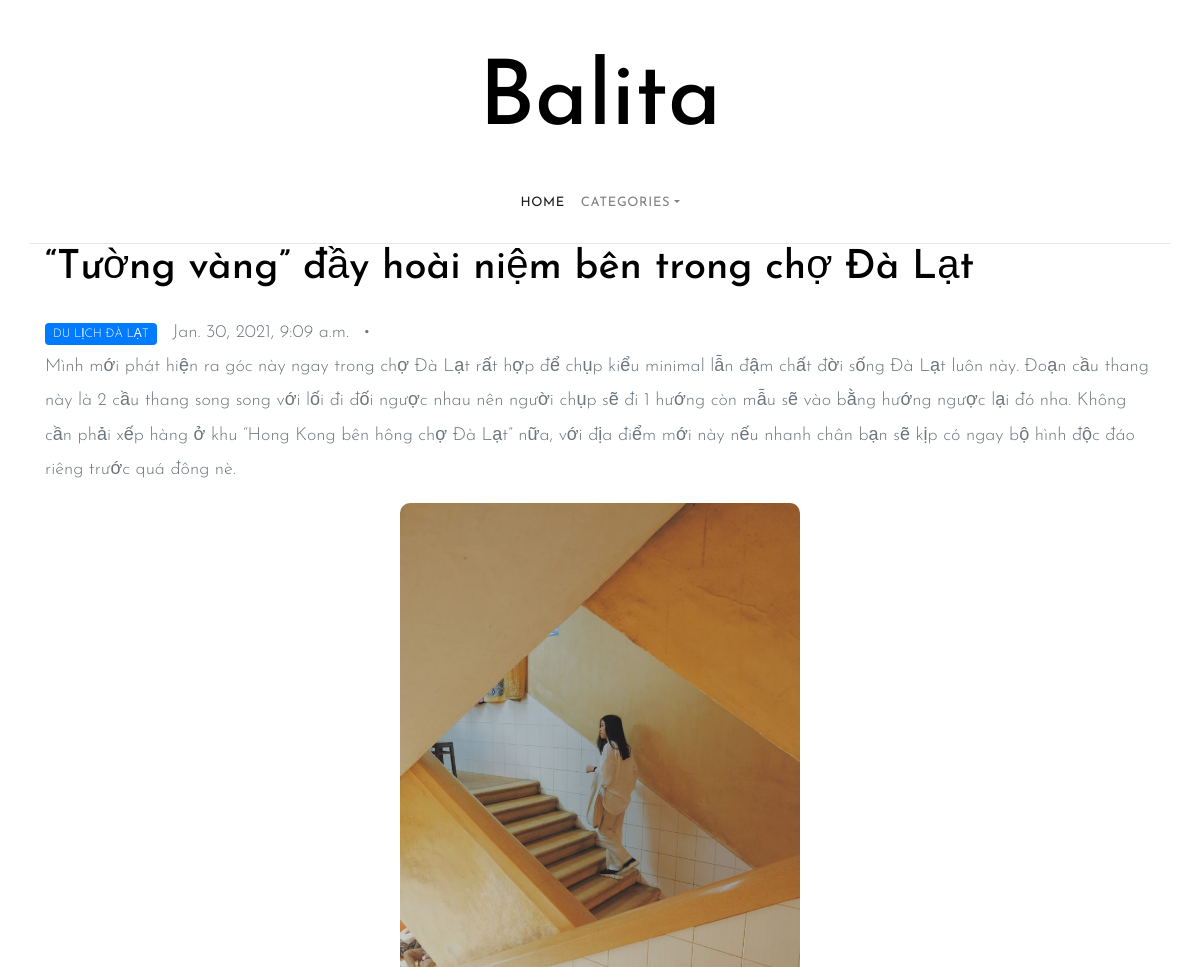
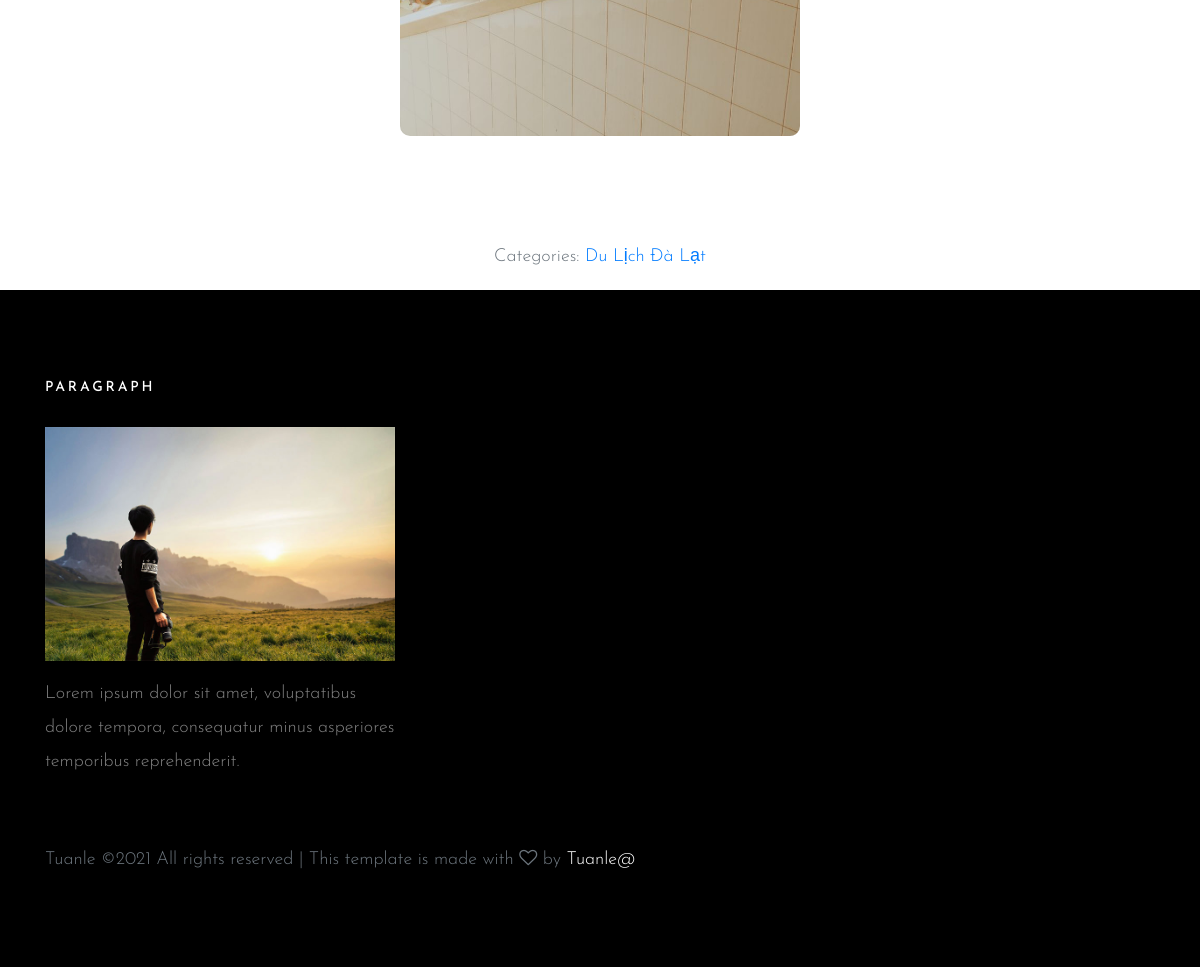
The app's page /detail/7 with its own data (2 pictures, top to bottom).
### myapp/models.py (models this page shows, shortened)
class Post(models.Model):
    title = models.CharField(max_length=500)
    body = models.TextField()
    date = models.DateTimeField(auto_now_add=True)
    image = models.ImageField()
    categories = models.ForeignKey(Categories, null=False, verbose_name=_('Category'),
                                   on_delete=models.CASCADE)

class Categories(models.Model):
    name = models.CharField(max_length=500)
    def __str__(self):
        s = str(self.name)
        return s

### myapp/views.py (the view)
# urls.py: path('detail/<int:pk>', HomeDetailView.as_view(), name="detail"),
class HomeDetailView(DetailView):
    model = Post
    template_name = 'pages/detail.html'

### myapp/templates/pages/detail.html (shortened to what this page needs)
{% extends "pages/page01.html" %}
{% block content %}
<body>
<header role="banner">
    <div class="container logo-wrap">
        <div class="row pt-5">
          <div class="col-12 text-center">
            <h1 class="site-logo"><a href="http://127.0.0.1:8000/">Balita</a></h1>
          </div>
        </div>
      </div>
      <nav class="navbar navbar-expand-md  navbar-light bg-light">
        <div class="container">
          <div class="collapse navbar-collapse" id="navbarMenu">
            <ul class="navbar-nav mx-auto">
              <li class="nav-item">
                <a class="nav-link active" href="http://127.0.0.1:8000/">Home</a>
              </li>
              <li class="nav-item dropdown">
                <a class="nav-link dropdown-toggle" href="category.html" id="dropdown05" data-toggle="dropdown" aria-haspopup="true" aria-expanded="false">Categories</a>
              </li>
            </ul>
          </div>
        </div>
      </nav>
    </header>
<div class="container">
       <h1 class="mb-4">{{object.title}}</h1>
            <div class="post-meta">
                        <span class="category">{{object.categories}}</span>
                        <span class="mr-2">{{object.date}} </span> &bullet;
                      </div>
            <div class="post-content-body">
            <p>{{object.body}}</p>
            <div class="row mb-5">
              <div class="col-md-12 mb-12 element-animate">
                  <h1 text align="center"><img src="{{object.image.url}}" alt="Image placeholder" style="border-radius:10px;  " class="img-fluid"width="400px" height="500px" ></div></h1>
              </div>
            </div>
            </div>
            <div class="pt-5">
              <p text align="center">Categories:  <a href="#">{{object.categories}}</a></p>
            </div>
 <footer class="site-footer">
      <div class="container">
        <div class="row mb-5">
          <div class="col-md-4">
            <h3>Paragraph</h3>
            <p>
              <img src="images/img_1.jpg" alt="Image placeholder" class="img-fluid">
            </p>
            <p>Lorem ipsum dolor sit amet, voluptatibus dolore tempora, consequatur minus asperiores temporibus reprehenderit.</p>
          </div>
          <div class="col-md-6 ml-auto">
            <div class="row">
              <div class="col-md-7">
              </div>
              <div class="col-md-1"></div>
              <div class="col-md-4">
              </div>
            </div>
          </div>
        </div>
        <div class="row">
          <div class="col-md-12">
Tuanle &copy;<script>document.write(new Date().getFullYear());</script> All rights reserved | This template is made with <i class="fa fa-heart-o" aria-hidden="true"></i> by <a href="" target="_blank">Tuanle@</a>
          </div>
        </div>
      </div>
    </footer>
</body>
  {% endblock %}

### myapp/static/css/style.css (style rules this page uses)
body { background: #fff; font-family: "Josefin Sans", arial, sans-serif; font-weight: 300; font-size: 18px; line-height: 1.9; color: #6c757d; }
a { -webkit-transition: .3s all ease; -o-transition: .3s all ease; transition: .3s all ease; text-decoration: none; }
h1, h2, h3, h4, h5 { color: #000; font-family: "Josefin Sans", arial, sans-serif; }
header { position: relative; top: 0; left: 0; width: 100%; z-index: 5; font-weight: 400; background: #fff !important; }
header .navbar-collapse { position: relative; }
header .navbar { padding-top: 0; padding-bottom: 0; background: transparent !important; }
header .navbar .nav-link { padding: 1.7rem 1rem; font-size: 13px; outline: none !important; text-transform: uppercase; letter-spacing: .05em; }
.site-logo a { color: #000; font-size: 90px; }
.navbar > .container { border-bottom: 1px solid #e6e6e6; }
.category { display: inline-block; background: #007bff; padding: 2px 8px; line-height: 1.5; font-size: 12px; border-radius: 4px; text-transform: uppercase; color: #fff !important; margin-right: 10px; }
.site-footer { background-size: cover; background-position: center center; background-repeat: no-repeat; padding: 5em 0; background: #000; }
.site-footer a { color: #fff; }
.site-footer h3 { color: #fff; margin-bottom: 30px; font-size: 14px; text-transform: uppercase; letter-spacing: .2em; }
.site-footer p { color: rgba(255, 255, 255, 0.5); }
.element-animate { opacity: 0; visibility: hidden; }

### records on screen
Post: title "“Tường vàng” đầy hoài niệm bên trong chợ Đà Lạt", categories "DU LỊCH ĐÀ LẠT", date "Jan. 30, 2021, 9:09 a.m.", body "Mình mới phát hiện ra góc này ngay trong chợ Đà Lạt rất hợp để chụp kiểu minimal lẫn đậm chất đời sống Đà Lạt luôn này. Đoạn cầu thang này là 2 cầu thang song song với lối đi đối ngược nhau nên người chụp sẽ đi 1 hướng còn mẫu sẽ vào bằng hướng ngược lại đó nha. Không cần phải xếp hàng ở khu “Hong Kong bên hông chợ Đà Lạt” nữa, với địa điểm mới này nếu nhanh chân bạn sẽ kịp có ngay bộ hình độc đáo riêng trước quá đông nè.", image (picture), categories "Du Lịch Đà Lạt"
